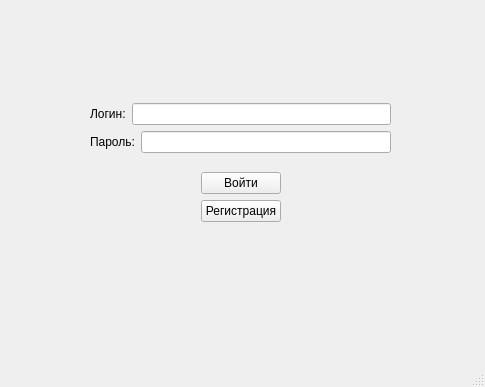
<?xml version="1.0" encoding="UTF-8"?>
<ui version="4.0">
 <class>MainWindow</class>
 <widget class="QMainWindow" name="MainWindow">
  <property name="geometry">
   <rect>
    <x>0</x>
    <y>0</y>
    <width>485</width>
    <height>387</height>
   </rect>
  </property>
  <property name="windowTitle">
   <string>MainWindow</string>
  </property>
  <widget class="QWidget" name="centralwidget">
   <widget class="QWidget" name="">
    <property name="geometry">
     <rect>
      <x>90</x>
      <y>90</y>
      <width>301</width>
      <height>147</height>
     </rect>
    </property>
    <layout class="QVBoxLayout" name="verticalLayout_3">
     <item>
      <layout class="QVBoxLayout" name="verticalLayout">
       <item>
        <layout class="QHBoxLayout" name="Login_layout">
         <item>
          <widget class="QLabel" name="LoginLabel">
           <property name="text">
            <string>Логин:</string>
           </property>
          </widget>
         </item>
         <item>
          <widget class="QLineEdit" name="lineEdit"/>
         </item>
        </layout>
       </item>
       <item>
        <layout class="QHBoxLayout" name="Pass_layout">
         <item>
          <widget class="QLabel" name="label_2">
           <property name="text">
            <string>Пароль:</string>
           </property>
          </widget>
         </item>
         <item>
          <widget class="QLineEdit" name="lineEdit_2"/>
         </item>
        </layout>
       </item>
      </layout>
     </item>
     <item>
      <layout class="QHBoxLayout" name="horizontalLayout">
       <item>
        <spacer name="horizontalSpacer_2">
         <property name="orientation">
          <enum>Qt::Horizontal</enum>
         </property>
         <property name="sizeHint" stdset="0">
          <size>
           <width>40</width>
           <height>20</height>
          </size>
         </property>
        </spacer>
       </item>
       <item>
        <layout class="QVBoxLayout" name="verticalLayout_2">
         <item>
          <widget class="QPushButton" name="VoitiPushB">
           <property name="text">
            <string>Войти</string>
           </property>
          </widget>
         </item>
         <item>
          <widget class="QPushButton" name="RegistrationPushB">
           <property name="text">
            <string>Регистрация</string>
           </property>
          </widget>
         </item>
        </layout>
       </item>
       <item>
        <spacer name="horizontalSpacer">
         <property name="orientation">
          <enum>Qt::Horizontal</enum>
         </property>
         <property name="sizeHint" stdset="0">
          <size>
           <width>40</width>
           <height>20</height>
          </size>
         </property>
        </spacer>
       </item>
      </layout>
     </item>
    </layout>
   </widget>
  </widget>
  <widget class="QStatusBar" name="statusbar"/>
 </widget>
 <resources/>
 <connections/>
</ui>
